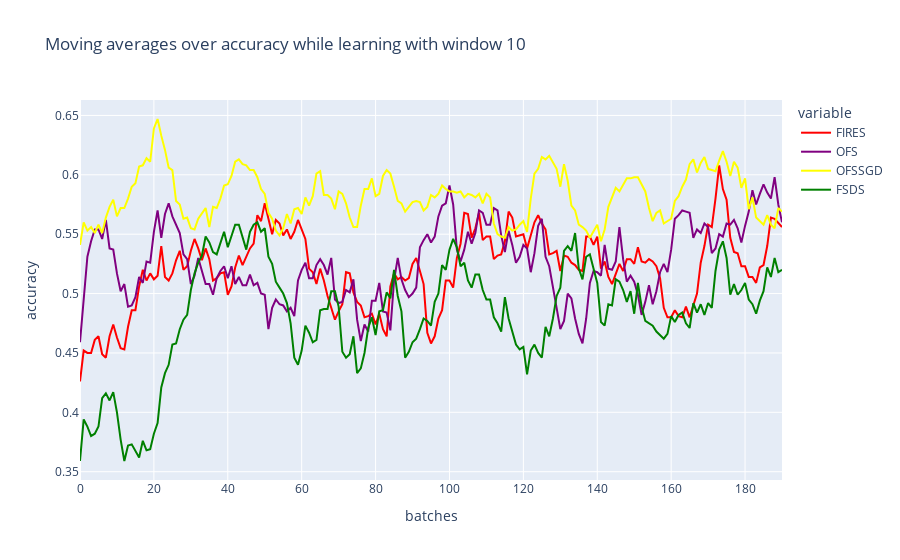

Notebook code for this chart:
### Code cell
#moving averages
title = "Moving averages over accuracy while learning with window {}".format(n_window)
col_names = ["FIRES", "OFS", "OFSSGD", "FSDS"]
d = {"FIRES":fires_moving_average, "OFS":ofs_moving_average, 
"OFSSGD":ofssgd_moving_average, "FSDS":fsds_moving_average}
df = pd.DataFrame(d, columns=col_names)
fig = px.line(df, y=col_names, title=title, labels={"index":"batches", "value":"accuracy"}, color_discrete_map={'FIRES': 'red', 
                                                   'FSDS': 'green', 'OFS': 'purple', "OFSSGD":"yellow"})
fig.show()

### Figure 1 — Plotly figure (JSON) as saved in the notebook; plotly's stock layout.template omitted (floating-point values rounded to 4 significant figures; data arrays with more than 128 entries replaced by an {"elided": "..."} marker saying what was removed)
{"data": [{"hovertemplate": "variable=FIRES<br>batches=%{x}<br>accuracy=%{y}<extra></extra>", "legendgroup": "FIRES", "line": {"color": "red", "dash": "solid"}, "mode": "lines", "name": "FIRES", "orientation": "v", "showlegend": true, "type": "scatter", "x": {"elided": "191 int values"}, "xaxis": "x", "y": {"elided": "191 float values"}, "yaxis": "y"}, {"hovertemplate": "variable=OFS<br>batches=%{x}<br>accuracy=%{y}<extra></extra>", "legendgroup": "OFS", "line": {"color": "purple", "dash": "solid"}, "mode": "lines", "name": "OFS", "orientation": "v", "showlegend": true, "type": "scatter", "x": {"elided": "191 int values"}, "xaxis": "x", "y": {"elided": "191 float values"}, "yaxis": "y"}, {"hovertemplate": "variable=OFSSGD<br>batches=%{x}<br>accuracy=%{y}<extra></extra>", "legendgroup": "OFSSGD", "line": {"color": "yellow", "dash": "solid"}, "mode": "lines", "name": "OFSSGD", "orientation": "v", "showlegend": true, "type": "scatter", "x": {"elided": "191 int values"}, "xaxis": "x", "y": {"elided": "191 float values"}, "yaxis": "y"}, {"hovertemplate": "variable=FSDS<br>batches=%{x}<br>accuracy=%{y}<extra></extra>", "legendgroup": "FSDS", "line": {"color": "green", "dash": "solid"}, "mode": "lines", "name": "FSDS", "orientation": "v", "showlegend": true, "type": "scatter", "x": {"elided": "191 int values"}, "xaxis": "x", "y": {"elided": "191 float values"}, "yaxis": "y"}], "layout": {"legend": {"title": {"text": "variable"}, "tracegroupgap": 0}, "title": {"text": "Moving averages over accuracy while learning with window 10"}, "xaxis": {"anchor": "y", "domain": [0, 1], "title": {"text": "batches"}}, "yaxis": {"anchor": "x", "domain": [0, 1], "title": {"text": "accuracy"}}}}
